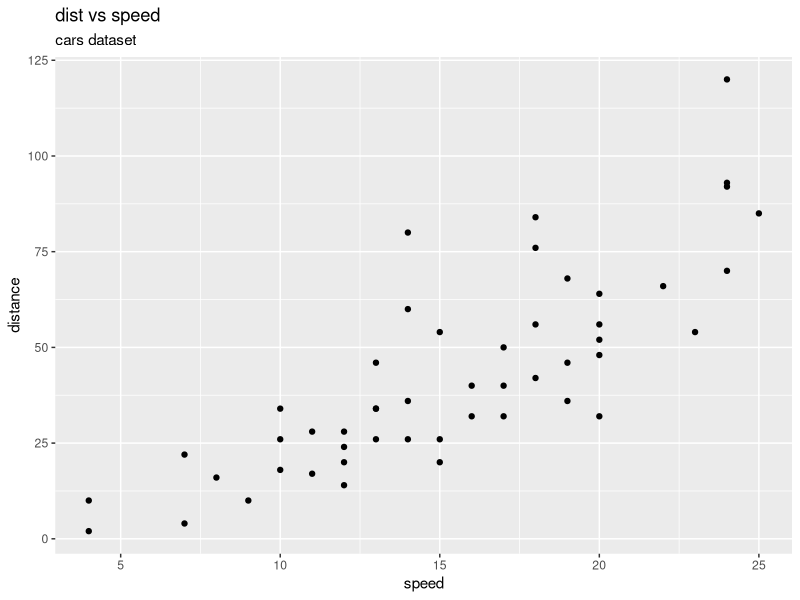

Write the R code that produced this figure.
library(ggplot2)
ggplot(cars,aes(speed,dist))+geom_point()+ggtitle("dist vs speed",subtitle = "cars dataset" )+ylab("distance")
